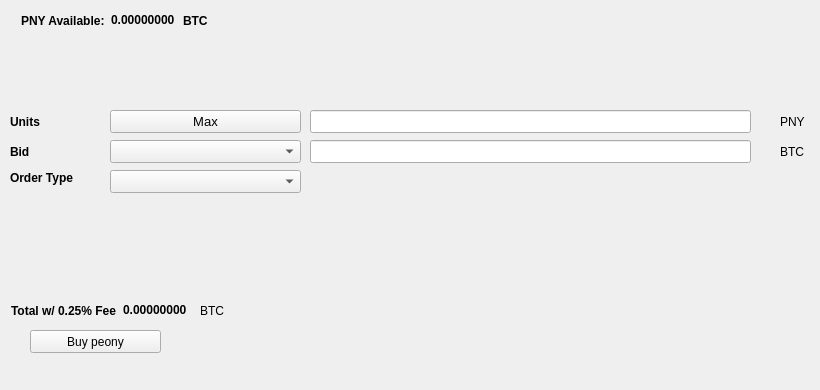
   <widget class="QWidget" name="BuyTab">
    <attribute name="title">
     <string>Buy</string>
    </attribute>
    <widget class="QPushButton" name="Buypeony">
     <property name="geometry">
      <rect>
       <x>30</x>
       <y>330</y>
       <width>131</width>
       <height>23</height>
      </rect>
     </property>
     <property name="text">
      <string>Buy peony</string>
     </property>
     <property name="icon">
      <iconset resource="../peony.qrc">
       <normaloff>:/icons/bitcoin</normaloff>:/icons/bitcoin</iconset>
     </property>
    </widget>
    <widget class="QLabel" name="label_3">
     <property name="geometry">
      <rect>
       <x>10</x>
       <y>110</y>
       <width>46</width>
       <height>23</height>
      </rect>
     </property>
     <property name="font">
      <font>
       <weight>75</weight>
       <bold>true</bold>
      </font>
     </property>
     <property name="text">
      <string>Units</string>
     </property>
    </widget>
    <widget class="QLineEdit" name="UnitsInput">
     <property name="geometry">
      <rect>
       <x>310</x>
       <y>110</y>
       <width>441</width>
       <height>23</height>
      </rect>
     </property>
     <property name="font">
      <font>
       <pointsize>9</pointsize>
       <weight>75</weight>
       <bold>true</bold>
      </font>
     </property>
    </widget>
    <widget class="QLineEdit" name="BuyBidPriceEdit">
     <property name="geometry">
      <rect>
       <x>310</x>
       <y>140</y>
       <width>441</width>
       <height>23</height>
      </rect>
     </property>
     <property name="font">
      <font>
       <pointsize>9</pointsize>
       <weight>75</weight>
       <bold>true</bold>
      </font>
     </property>
    </widget>
    <widget class="QLabel" name="label_4">
     <property name="geometry">
      <rect>
       <x>780</x>
       <y>110</y>
       <width>31</width>
       <height>23</height>
      </rect>
     </property>
     <property name="text">
      <string>PNY</string>
     </property>
    </widget>
    <widget class="QLabel" name="label_5">
     <property name="geometry">
      <rect>
       <x>780</x>
       <y>140</y>
       <width>31</width>
       <height>23</height>
      </rect>
     </property>
     <property name="text">
      <string>BTC</string>
     </property>
    </widget>
    <widget class="QLabel" name="label_6">
     <property name="geometry">
      <rect>
       <x>10</x>
       <y>140</y>
       <width>46</width>
       <height>23</height>
      </rect>
     </property>
     <property name="font">
      <font>
       <weight>75</weight>
       <bold>true</bold>
      </font>
     </property>
     <property name="text">
      <string>Bid</string>
     </property>
    </widget>
    <widget class="QLabel" name="label_7">
     <property name="geometry">
      <rect>
       <x>10</x>
       <y>170</y>
       <width>91</width>
       <height>16</height>
      </rect>
     </property>
     <property name="font">
      <font>
       <weight>75</weight>
       <bold>true</bold>
      </font>
     </property>
     <property name="text">
      <string>Order Type</string>
     </property>
    </widget>
    <widget class="QPushButton" name="Buy_Max_Amount">
     <property name="geometry">
      <rect>
       <x>110</x>
       <y>110</y>
       <width>191</width>
       <height>23</height>
      </rect>
     </property>
     <property name="font">
      <font>
       <pointsize>10</pointsize>
      </font>
     </property>
     <property name="text">
      <string>Max</string>
     </property>
    </widget>
    <widget class="QComboBox" name="BuyBidcomboBox">
     <property name="geometry">
      <rect>
       <x>110</x>
       <y>140</y>
       <width>191</width>
       <height>23</height>
      </rect>
     </property>
     <property name="font">
      <font>
       <pointsize>10</pointsize>
      </font>
     </property>
    </widget>
    <widget class="QComboBox" name="buyOrdertypeCombo">
     <property name="geometry">
      <rect>
       <x>110</x>
       <y>170</y>
       <width>191</width>
       <height>23</height>
      </rect>
     </property>
     <property name="font">
      <font>
       <pointsize>10</pointsize>
      </font>
     </property>
    </widget>
    <widget class="QWidget" name="layoutWidget1">
     <property name="geometry">
      <rect>
       <x>21</x>
       <y>11</y>
       <width>227</width>
       <height>19</height>
      </rect>
     </property>
     <layout class="QHBoxLayout" name="horizontalLayout_3">
      <item>
       <widget class="QLabel" name="label232">
        <property name="font">
         <font>
          <weight>75</weight>
          <bold>true</bold>
         </font>
        </property>
        <property name="text">
         <string>PNY Available:</string>
        </property>
       </widget>
      </item>
      <item>
       <widget class="QLabel" name="BtcAvailableLbl">
        <property name="palette">
         <palette>
          <active>
           <colorrole role="WindowText">
            <brush brushstyle="SolidPattern">
             <color alpha="255">
              <red>0</red>
              <green>0</green>
              <blue>0</blue>
             </color>
            </brush>
           </colorrole>
           <colorrole role="Button">
            <brush brushstyle="SolidPattern">
             <color alpha="255">
              <red>0</red>
              <green>170</green>
              <blue>0</blue>
             </color>
            </brush>
           </colorrole>
           <colorrole role="Light">
            <brush brushstyle="SolidPattern">
             <color alpha="255">
              <red>0</red>
              <green>255</green>
              <blue>0</blue>
             </color>
            </brush>
           </colorrole>
           <colorrole role="Midlight">
            <brush brushstyle="SolidPattern">
             <color alpha="255">
              <red>0</red>
              <green>212</green>
              <blue>0</blue>
             </color>
            </brush>
           </colorrole>
           <colorrole role="Dark">
            <brush brushstyle="SolidPattern">
             <color alpha="255">
              <red>0</red>
              <green>85</green>
              <blue>0</blue>
             </color>
            </brush>
           </colorrole>
           <colorrole role="Mid">
            <brush brushstyle="SolidPattern">
             <color alpha="255">
              <red>0</red>
              <green>113</green>
              <blue>0</blue>
             </color>
            </brush>
           </colorrole>
           <colorrole role="Text">
            <brush brushstyle="SolidPattern">
             <color alpha="255">
              <red>0</red>
              <green>170</green>
              <blue>0</blue>
             </color>
            </brush>
           </colorrole>
           <colorrole role="BrightText">
            <brush brushstyle="SolidPattern">
             <color alpha="255">
              <red>255</red>
              <green>255</green>
              <blue>255</blue>
             </color>
            </brush>
           </colorrole>
           <colorrole role="ButtonText">
            <brush brushstyle="SolidPattern">
             <color alpha="255">
              <red>0</red>
              <green>0</green>
              <blue>0</blue>
             </color>
            </brush>
           </colorrole>
           <colorrole role="Base">
            <brush brushstyle="SolidPattern">
             <color alpha="255">
              <red>255</red>
              <green>255</green>
              <blue>255</blue>
             </color>
            </brush>
           </colorrole>
           <colorrole role="Window">
            <brush brushstyle="SolidPattern">
             <color alpha="255">
              <red>0</red>
              <green>170</green>
              <blue>0</blue>
             </color>
            </brush>
           </colorrole>
           <colorrole role="Shadow">
            <brush brushstyle="SolidPattern">
             <color alpha="255">
              <red>0</red>
              <green>0</green>
              <blue>0</blue>
             </color>
            </brush>
           </colorrole>
           <colorrole role="AlternateBase">
            <brush brushstyle="SolidPattern">
             <color alpha="255">
              <red>127</red>
              <green>212</green>
              <blue>127</blue>
             </color>
            </brush>
           </colorrole>
           <colorrole role="ToolTipBase">
            <brush brushstyle="SolidPattern">
             <color alpha="255">
              <red>255</red>
              <green>255</green>
              <blue>220</blue>
             </color>
            </brush>
           </colorrole>
           <colorrole role="ToolTipText">
            <brush brushstyle="SolidPattern">
             <color alpha="255">
              <red>0</red>
              <green>0</green>
              <blue>0</blue>
             </color>
            </brush>
           </colorrole>
          </active>
          <inactive>
           <colorrole role="WindowText">
            <brush brushstyle="SolidPattern">
             <color alpha="255">
              <red>0</red>
              <green>0</green>
              <blue>0</blue>
             </color>
            </brush>
           </colorrole>
           <colorrole role="Button">
            <brush brushstyle="SolidPattern">
             <color alpha="255">
              <red>0</red>
              <green>170</green>
              <blue>0</blue>
             </color>
            </brush>
           </colorrole>
           <colorrole role="Light">
            <brush brushstyle="SolidPattern">
             <color alpha="255">
              <red>0</red>
              <green>255</green>
              <blue>0</blue>
             </color>
            </brush>
           </colorrole>
           <colorrole role="Midlight">
            <brush brushstyle="SolidPattern">
             <color alpha="255">
              <red>0</red>
              <green>212</green>
              <blue>0</blue>
             </color>
            </brush>
           </colorrole>
           <colorrole role="Dark">
            <brush brushstyle="SolidPattern">
             <color alpha="255">
              <red>0</red>
              <green>85</green>
              <blue>0</blue>
             </color>
            </brush>
           </colorrole>
           <colorrole role="Mid">
            <brush brushstyle="SolidPattern">
             <color alpha="255">
              <red>0</red>
              <green>113</green>
              <blue>0</blue>
             </color>
            </brush>
           </colorrole>
           <colorrole role="Text">
            <brush brushstyle="SolidPattern">
             <color alpha="255">
              <red>0</red>
              <green>170</green>
              <blue>0</blue>
             </color>
            </brush>
           </colorrole>
           <colorrole role="BrightText">
            <brush brushstyle="SolidPattern">
             <color alpha="255">
              <red>255</red>
              <green>255</green>
              <blue>255</blue>
             </color>
            </brush>
           </colorrole>
           <colorrole role="ButtonText">
            <brush brushstyle="SolidPattern">
             <color alpha="255">
              <red>0</red>
              <green>0</green>
              <blue>0</blue>
             </color>
            </brush>
           </colorrole>
           <colorrole role="Base">
            <brush brushstyle="SolidPattern">
             <color alpha="255">
              <red>255</red>
              <green>255</green>
              <blue>255</blue>
             </color>
            </brush>
           </colorrole>
           <colorrole role="Window">
            <brush brushstyle="SolidPattern">
             <color alpha="255">
              <red>0</red>
              <green>170</green>
              <blue>0</blue>
             </color>
            </brush>
           </colorrole>
           <colorrole role="Shadow">
            <brush brushstyle="SolidPattern">
             <color alpha="255">
              <red>0</red>
              <green>0</green>
              <blue>0</blue>
             </color>
            </brush>
           </colorrole>
           <colorrole role="AlternateBase">
            <brush brushstyle="SolidPattern">
             <color alpha="255">
              <red>127</red>
              <green>212</green>
              <blue>127</blue>
             </color>
            </brush>
           </colorrole>
           <colorrole role="ToolTipBase">
            <brush brushstyle="SolidPattern">
             <color alpha="255">
              <red>255</red>
              <green>255</green>
              <blue>220</blue>
             </color>
            </brush>
           </colorrole>
           <colorrole role="ToolTipText">
            <brush brushstyle="SolidPattern">
             <color alpha="255">
              <red>0</red>
              <green>0</green>
              <blue>0</blue>
             </color>
            </brush>
           </colorrole>
          </inactive>
          <disabled>
           <colorrole role="WindowText">
            <brush brushstyle="SolidPattern">
             <color alpha="255">
              <red>0</red>
              <green>85</green>
              <blue>0</blue>
             </color>
            </brush>
           </colorrole>
           <colorrole role="Button">
            <brush brushstyle="SolidPattern">
             <color alpha="255">
              <red>0</red>
              <green>170</green>
              <blue>0</blue>
             </color>
            </brush>
           </colorrole>
           <colorrole role="Light">
            <brush brushstyle="SolidPattern">
             <color alpha="255">
              <red>0</red>
              <green>255</green>
              <blue>0</blue>
             </color>
            </brush>
           </colorrole>
           <colorrole role="Midlight">
            <brush brushstyle="SolidPattern">
             <color alpha="255">
              <red>0</red>
              <green>212</green>
              <blue>0</blue>
             </color>
            </brush>
           </colorrole>
           <colorrole role="Dark">
            <brush brushstyle="SolidPattern">
             <color alpha="255">
              <red>0</red>
              <green>85</green>
              <blue>0</blue>
             </color>
            </brush>
           </colorrole>
           <colorrole role="Mid">
            <brush brushstyle="SolidPattern">
             <color alpha="255">
              <red>0</red>
              <green>113</green>
              <blue>0</blue>
             </color>
            </brush>
           </colorrole>
           <colorrole role="Text">
            <brush brushstyle="SolidPattern">
             <color alpha="255">
              <red>0</red>
              <green>85</green>
              <blue>0</blue>
             </color>
            </brush>
           </colorrole>
           <colorrole role="BrightText">
            <brush brushstyle="SolidPattern">
             <color alpha="255">
              <red>255</red>
              <green>255</green>
              <blue>255</blue>
             </color>
            </brush>
           </colorrole>
           <colorrole role="ButtonText">
            <brush brushstyle="SolidPattern">
             <color alpha="255">
              <red>0</red>
              <green>85</green>
              <blue>0</blue>
             </color>
            </brush>
           </colorrole>
           <colorrole role="Base">
            <brush brushstyle="SolidPattern">
             <color alpha="255">
              <red>0</red>
              <green>170</green>
              <blue>0</blue>
             </color>
            </brush>
           </colorrole>
           <colorrole role="Window">
            <brush brushstyle="SolidPattern">
             <color alpha="255">
              <red>0</red>
              <green>170</green>
              <blue>0</blue>
             </color>
            </brush>
           </colorrole>
           <colorrole role="Shadow">
            <brush brushstyle="SolidPattern">
             <color alpha="255">
              <red>0</red>
              <green>0</green>
              <blue>0</blue>
             </color>
            </brush>
           </colorrole>
           <colorrole role="AlternateBase">
            <brush brushstyle="SolidPattern">
             <color alpha="255">
              <red>0</red>
              <green>170</green>
              <blue>0</blue>
             </color>
            </brush>
           </colorrole>
           <colorrole role="ToolTipBase">
            <brush brushstyle="SolidPattern">
             <color alpha="255">
              <red>255</red>
              <green>255</green>
              <blue>220</blue>
             </color>
            </brush>
           </colorrole>
           <colorrole role="ToolTipText">
            <brush brushstyle="SolidPattern">
             <color alpha="255">
              <red>0</red>
              <green>0</green>
              <blue>0</blue>
             </color>
            </brush>
           </colorrole>
          </disabled>
         </palette>
        </property>
        <property name="font">
         <font>
          <weight>75</weight>
          <bold>true</bold>
         </font>
        </property>
        <property name="text">
         <string>0.00000000</string>
        </property>
        <property name="textInteractionFlags">
         <set>Qt::LinksAccessibleByMouse|Qt::TextSelectableByKeyboard|Qt::TextSelectableByMouse</set>
        </property>
       </widget>
      </item>
      <item>
       <widget class="QLabel" name="BtcAvailableLbl_2">
        <property name="font">
         <font>
          <weight>75</weight>
          <bold>true</bold>
         </font>
        </property>
        <property name="text">
         <string>BTC</string>
        </property>
       </widget>
      </item>
     </layout>
    </widget>
    <widget class="QWidget" name="layoutWidge2">
     <property name="geometry">
      <rect>
       <x>11</x>
       <y>301</y>
       <width>259</width>
       <height>19</height>
      </rect>
     </property>
     <layout class="QHBoxLayout" name="horizontalLayout_4">
      <item>
       <widget class="QLabel" name="label_9">
        <property name="font">
         <font>
          <weight>75</weight>
          <bold>true</bold>
         </font>
        </property>
        <property name="text">
         <string>Total w/ 0.25% Fee</string>
        </property>
       </widget>
      </item>
      <item>
       <widget class="QLabel" name="BuyCostLabel">
        <property name="palette">
         <palette>
          <active>
           <colorrole role="WindowText">
            <brush brushstyle="SolidPattern">
             <color alpha="255">
              <red>0</red>
              <green>0</green>
              <blue>0</blue>
             </color>
            </brush>
           </colorrole>
           <colorrole role="Button">
            <brush brushstyle="SolidPattern">
             <color alpha="255">
              <red>0</red>
              <green>170</green>
              <blue>0</blue>
             </color>
            </brush>
           </colorrole>
           <colorrole role="Light">
            <brush brushstyle="SolidPattern">
             <color alpha="255">
              <red>0</red>
              <green>255</green>
              <blue>0</blue>
             </color>
            </brush>
           </colorrole>
           <colorrole role="Midlight">
            <brush brushstyle="SolidPattern">
             <color alpha="255">
              <red>0</red>
              <green>212</green>
              <blue>0</blue>
             </color>
            </brush>
           </colorrole>
           <colorrole role="Dark">
            <brush brushstyle="SolidPattern">
             <color alpha="255">
              <red>0</red>
              <green>85</green>
              <blue>0</blue>
             </color>
            </brush>
           </colorrole>
           <colorrole role="Mid">
            <brush brushstyle="SolidPattern">
             <color alpha="255">
              <red>0</red>
              <green>113</green>
              <blue>0</blue>
             </color>
            </brush>
           </colorrole>
           <colorrole role="Text">
            <brush brushstyle="SolidPattern">
             <color alpha="255">
              <red>0</red>
              <green>170</green>
              <blue>0</blue>
             </color>
            </brush>
           </colorrole>
           <colorrole role="BrightText">
            <brush brushstyle="SolidPattern">
             <color alpha="255">
              <red>255</red>
              <green>255</green>
              <blue>255</blue>
             </color>
            </brush>
           </colorrole>
           <colorrole role="ButtonText">
            <brush brushstyle="SolidPattern">
             <color alpha="255">
              <red>0</red>
              <green>0</green>
              <blue>0</blue>
             </color>
            </brush>
           </colorrole>
           <colorrole role="Base">
            <brush brushstyle="SolidPattern">
             <color alpha="255">
              <red>255</red>
              <green>255</green>
              <blue>255</blue>
             </color>
            </brush>
           </colorrole>
           <colorrole role="Window">
            <brush brushstyle="SolidPattern">
             <color alpha="255">
              <red>0</red>
              <green>170</green>
              <blue>0</blue>
             </color>
            </brush>
           </colorrole>
           <colorrole role="Shadow">
            <brush brushstyle="SolidPattern">
             <color alpha="255">
              <red>0</red>
              <green>0</green>
              <blue>0</blue>
             </color>
            </brush>
           </colorrole>
           <colorrole role="AlternateBase">
            <brush brushstyle="SolidPattern">
             <color alpha="255">
              <red>127</red>
              <green>212</green>
              <blue>127</blue>
             </color>
            </brush>
           </colorrole>
           <colorrole role="ToolTipBase">
            <brush brushstyle="SolidPattern">
             <color alpha="255">
              <red>255</red>
              <green>255</green>
              <blue>220</blue>
             </color>
            </brush>
           </colorrole>
           <colorrole role="ToolTipText">
            <brush brushstyle="SolidPattern">
             <color alpha="255">
              <red>0</red>
              <green>0</green>
              <blue>0</blue>
             </color>
            </brush>
           </colorrole>
          </active>
          <inactive>
           <colorrole role="WindowText">
            <brush brushstyle="SolidPattern">
             <color alpha="255">
              <red>0</red>
              <green>0</green>
              <blue>0</blue>
             </color>
            </brush>
           </colorrole>
           <colorrole role="Button">
            <brush brushstyle="SolidPattern">
             <color alpha="255">
              <red>0</red>
              <green>170</green>
              <blue>0</blue>
             </color>
            </brush>
           </colorrole>
           <colorrole role="Light">
            <brush brushstyle="SolidPattern">
             <color alpha="255">
              <red>0</red>
              <green>255</green>
              <blue>0</blue>
             </color>
            </brush>
           </colorrole>
           <colorrole role="Midlight">
            <brush brushstyle="SolidPattern">
             <color alpha="255">
              <red>0</red>
              <green>212</green>
              <blue>0</blue>
             </color>
            </brush>
           </colorrole>
           <colorrole role="Dark">
            <brush brushstyle="SolidPattern">
             <color alpha="255">
              <red>0</red>
              <green>85</green>
              <blue>0</blue>
             </color>
            </brush>
           </colorrole>
           <colorrole role="Mid">
            <brush brushstyle="SolidPattern">
             <color alpha="255">
              <red>0</red>
              <green>113</green>
              <blue>0</blue>
             </color>
            </brush>
           </colorrole>
           <colorrole role="Text">
            <brush brushstyle="SolidPattern">
             <color alpha="255">
              <red>0</red>
              <green>170</green>
              <blue>0</blue>
             </color>
            </brush>
           </colorrole>
           <colorrole role="BrightText">
            <brush brushstyle="SolidPattern">
             <color alpha="255">
              <red>255</red>
              <green>255</green>
              <blue>255</blue>
             </color>
            </brush>
           </colorrole>
           <colorrole role="ButtonText">
            <brush brushstyle="SolidPattern">
             <color alpha="255">
              <red>0</red>
              <green>0</green>
              <blue>0</blue>
             </color>
            </brush>
           </colorrole>
           <colorrole role="Base">
            <brush brushstyle="SolidPattern">
             <color alpha="255">
              <red>255</red>
              <green>255</green>
              <blue>255</blue>
             </color>
            </brush>
           </colorrole>
           <colorrole role="Window">
            <brush brushstyle="SolidPattern">
             <color alpha="255">
              <red>0</red>
              <green>170</green>
              <blue>0</blue>
             </color>
            </brush>
           </colorrole>
           <colorrole role="Shadow">
            <brush brushstyle="SolidPattern">
             <color alpha="255">
              <red>0</red>
              <green>0</green>
              <blue>0</blue>
             </color>
            </brush>
           </colorrole>
           <colorrole role="AlternateBase">
            <brush brushstyle="SolidPattern">
             <color alpha="255">
              <red>127</red>
              <green>212</green>
              <blue>127</blue>
             </color>
            </brush>
           </colorrole>
           <colorrole role="ToolTipBase">
            <brush brushstyle="SolidPattern">
             <color alpha="255">
              <red>255</red>
              <green>255</green>
              <blue>220</blue>
             </color>
            </brush>
           </colorrole>
           <colorrole role="ToolTipText">
            <brush brushstyle="SolidPattern">
             <color alpha="255">
              <red>0</red>
              <green>0</green>
              <blue>0</blue>
             </color>
            </brush>
           </colorrole>
          </inactive>
          <disabled>
           <colorrole role="WindowText">
            <brush brushstyle="SolidPattern">
             <color alpha="255">
              <red>0</red>
              <green>85</green>
              <blue>0</blue>
             </color>
            </brush>
           </colorrole>
           <colorrole role="Button">
            <brush brushstyle="SolidPattern">
             <color alpha="255">
              <red>0</red>
              <green>170</green>
              <blue>0</blue>
             </color>
            </brush>
           </colorrole>
           <colorrole role="Light">
            <brush brushstyle="SolidPattern">
             <color alpha="255">
              <red>0</red>
              <green>255</green>
              <blue>0</blue>
             </color>
            </brush>
           </colorrole>
           <colorrole role="Midlight">
            <brush brushstyle="SolidPattern">
             <color alpha="255">
              <red>0</red>
              <green>212</green>
              <blue>0</blue>
             </color>
            </brush>
           </colorrole>
           <colorrole role="Dark">
            <brush brushstyle="SolidPattern">
             <color alpha="255">
              <red>0</red>
              <green>85</green>
              <blue>0</blue>
             </color>
            </brush>
           </colorrole>
           <colorrole role="Mid">
            <brush brushstyle="SolidPattern">
             <color alpha="255">
              <red>0</red>
              <green>113</green>
              <blue>0</blue>
             </color>
            </brush>
           </colorrole>
           <colorrole role="Text">
            <brush brushstyle="SolidPattern">
             <color alpha="255">
              <red>0</red>
              <green>85</green>
              <blue>0</blue>
             </color>
            </brush>
           </colorrole>
           <colorrole role="BrightText">
            <brush brushstyle="SolidPattern">
             <color alpha="255">
              <red>255</red>
              <green>255</green>
              <blue>255</blue>
             </color>
            </brush>
           </colorrole>
           <colorrole role="ButtonText">
            <brush brushstyle="SolidPattern">
             <color alpha="255">
              <red>0</red>
              <green>85</green>
              <blue>0</blue>
             </color>
            </brush>
           </colorrole>
           <colorrole role="Base">
            <brush brushstyle="SolidPattern">
             <color alpha="255">
              <red>0</red>
              <green>170</green>
              <blue>0</blue>
             </color>
            </brush>
           </colorrole>
           <colorrole role="Window">
            <brush brushstyle="SolidPattern">
             <color alpha="255">
              <red>0</red>
              <green>170</green>
              <blue>0</blue>
             </color>
            </brush>
           </colorrole>
           <colorrole role="Shadow">
            <brush brushstyle="SolidPattern">
             <color alpha="255">
              <red>0</red>
              <green>0</green>
              <blue>0</blue>
             </color>
            </brush>
           </colorrole>
           <colorrole role="AlternateBase">
            <brush brushstyle="SolidPattern">
             <color alpha="255">
              <red>0</red>
              <green>170</green>
              <blue>0</blue>
             </color>
            </brush>
           </colorrole>
           <colorrole role="ToolTipBase">
            <brush brushstyle="SolidPattern">
             <color alpha="255">
              <red>255</red>
              <green>255</green>
              <blue>220</blue>
             </color>
            </brush>
           </colorrole>
           <colorrole role="ToolTipText">
            <brush brushstyle="SolidPattern">
             <color alpha="255">
              <red>0</red>
              <green>0</green>
              <blue>0</blue>
             </color>
            </brush>
           </colorrole>
          </disabled>
         </palette>
        </property>
        <property name="font">
         <font>
          <weight>75</weight>
          <bold>true</bold>
         </font>
        </property>
        <property name="autoFillBackground">
         <bool>false</bool>
        </property>
        <property name="text">
         <string>0.00000000</string>
        </property>
        <property name="textInteractionFlags">
         <set>Qt::LinksAccessibleByMouse|Qt::TextSelectableByMouse</set>
        </property>
       </widget>
      </item>
      <item>
       <widget class="QLabel" name="label_10">
        <property name="font">
         <font>
          <weight>50</weight>
          <bold>false</bold>
         </font>
        </property>
        <property name="text">
         <string>BTC</string>
        </property>
       </widget>
      </item>
     </layout>
    </widget>
    <widget class="QLabel" name="label_24">
     <property name="geometry">
      <rect>
       <x>460</x>
       <y>300</y>
       <width>281</width>
       <height>81</height>
      </rect>
     </property>
     <property name="text">
      <string/>
     </property>
     <property name="pixmap">
      <pixmap>:/images/bittrex</pixmap>
     </property>
    </widget>
   </widget>
